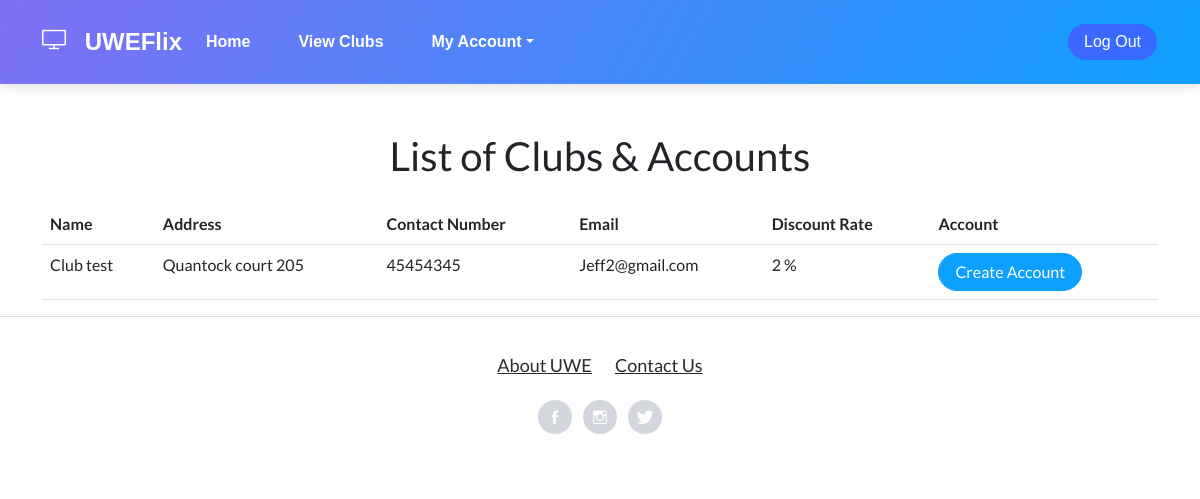
The page /accounts/clubs/ on the database as committed earlier.
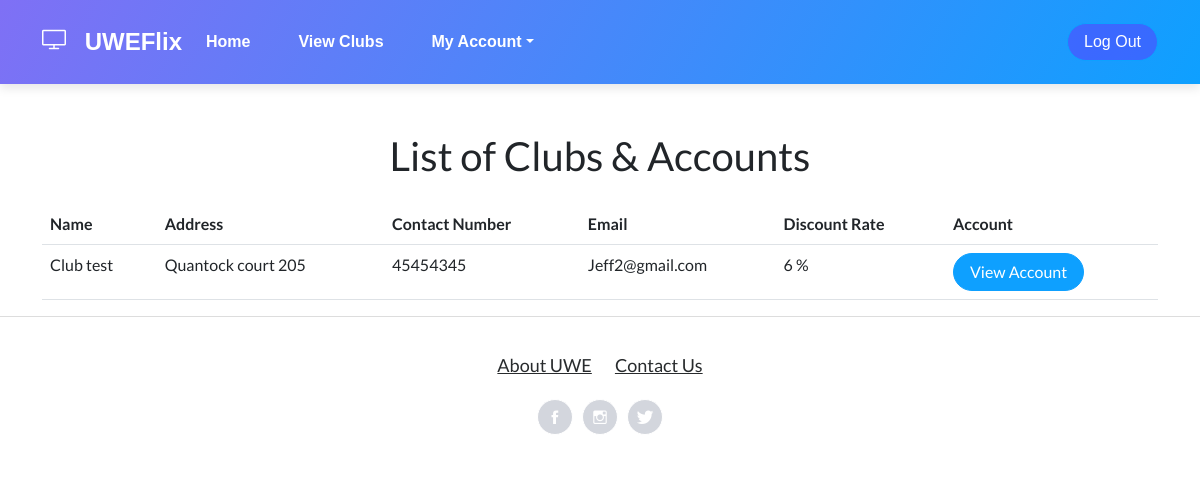
The same page on the database as committed later.
### CinManager/models.py (models this page shows)
class Club(models.Model):
    id = models.AutoField(primary_key=True, unique=True)
    name = models.CharField(max_length=100)
    address = models.CharField(max_length=100)
    contact_number = models.CharField(max_length=100)
    email = models.CharField(max_length=100)
    discount_rate = models.PositiveIntegerField(default=0)

### Accounts/views.py (the view)
# urls.py: path('clubs/', views.club_list, name='club_list'),
def club_list(request):
    userpermissions = check_permissions(request)
    clubs = Club.objects.all()
    club_data = []
    for club in clubs:
        account_exists = Account.objects.filter(club=club).exists()
        if account_exists:
            print("EXISTS ACCOUNT")
            button_text = 'View Account'
        else:
            print("NOT EXISTS ACCOUNT")
            button_text = 'Create Account'
        club_data.append({'club': club, 'button_text': button_text})
    context = {'club_data': club_data, 'userpermissions': userpermissions}
    return render(request, 'UWEFlix/club_list.html', context)

### Accounts/views.py (called while the page is built)
def check_permissions(request):
    if request.user.is_authenticated:
        if request.user.groups.filter(name='Cinema Managers').exists():
            userpermission = 1
        elif request.user.groups.filter(name='Club Representatives').exists():
            userpermission = 2
        elif request.user.groups.filter(name='Account Managers').exists():
            userpermission = 3
        elif request.user.groups.filter(name='Guest').exists():
            userpermission = 4
        else:
            userpermission = 0
    else:
        return redirect('Login')
    return userpermission

### web_project/templates/UWEFlix/club_list.html
{% extends "UWEFlix/layout.html" %}
{% block content %}
<div class="container mt-5">
    <h1 class="text-center mb-4">List of Clubs & Accounts</h1>
    <table class="table">
        <thead>
            <tr>
                <th>Name</th>
                <th>Address</th>
                <th>Contact Number</th>
                <th>Email</th>
                <th>Discount Rate</th>
                <th>Account</th>
            </tr>
        </thead>
        <tbody>
            {% for club in club_data %}
            <tr>
                <td>{{ club.club.name }}</td>
                <td>{{ club.club.address }}</td>
                <td>{{ club.club.contact_number }}</td>
                <td>{{ club.club.email }}</td>
                <td>{{ club.club.discount_rate }} % </td>
                <td>
                    {% if club.button_text == 'View Account' %}
                        <a class="btn btn-primary" href="{% url 'view_account' club_id=club.club.id %}">View Account</a>
                    {% else %}
                        <a class="btn btn-primary" href="{% url 'create_or_view_account' club_id=club.club.id %}">Create Account</a>
                    {% endif %}
                </td>
            {% endfor %}
        </tbody>
    </table>
</div>
{% endblock %}

Rows that differ between the two databases and show on the page:
changed Club "Club test": club.discount_rate "2" → "6"; text "Create Account" → "View Account"
